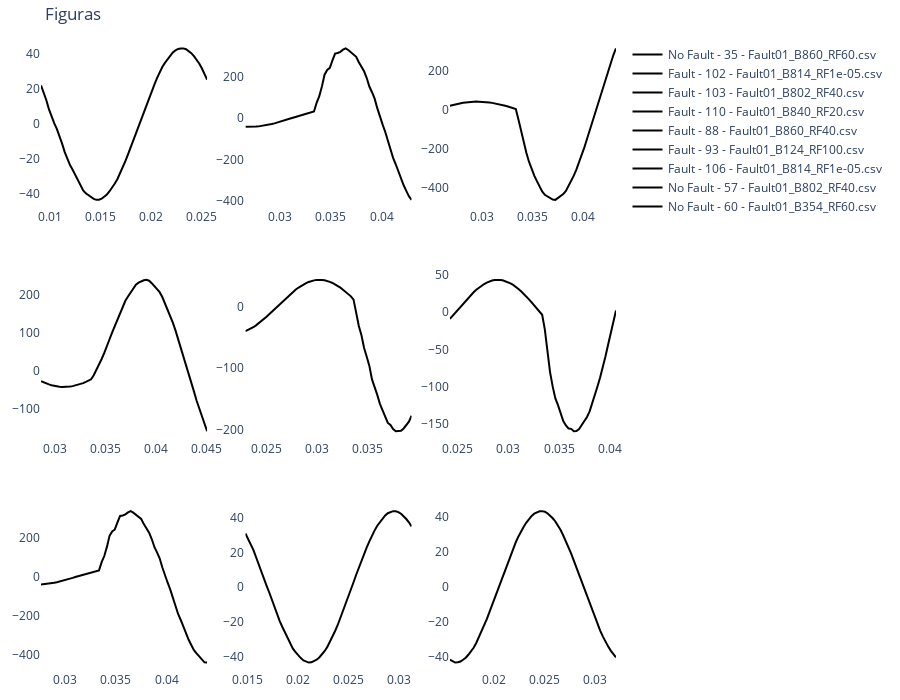

Write notebook code for a chart like this one.
### Markdown cell above
##### 6.2. Plotly Plot

### Code cell
from plotly.subplots import make_subplots
import plotly.graph_objects as go

fs = 3840
dataset_plot = Form1Dataset(
    dataset_dir, max_window_idx=max_window_idx, signal_name=signal_name, test=True
)
plot_dataloader = DataLoader(dataset_plot, batch_size=train_batch_size, shuffle=True)

dataiter = iter(plot_dataloader)
signal_windows, t_windows, labels, csv_name, index, window_idx = next(dataiter)
print(len(csv_name))
print(window_idx.shape)
print(labels.shape)
x = model(signal_windows[0:9].to(device))
x = x.detach()

# Crear Matriz de confusión
df = confussion_matrix(x, labels[0:9])
print(df)

# figure = plt.figure(figsize=(10, 10))
cols, rows = 3, 3
fig = make_subplots(rows=rows, cols=cols)

label_to_text = {
    "0": "No Fault",
    "1": "Fault",
}

for i in range(0, cols * rows):

    col = i % cols
    row = i // cols
    label = label_to_text[str(int(labels[i, 0].item()))]
    win_idx = str(window_idx[i].item())
    fig.add_trace(
        go.Scatter(
            name=f"{label} - {win_idx} - {csv_name[i]}",
            x=t_windows[i, :],
            y=signal_windows[i, :, 0],
            marker_color="black",
        ),
        row=row + 1,
        col=col + 1,
    )

fig.update_layout(
    height=700,
    width=900,
    title_text="Figuras",
    margin={"b": 20, "t": 40, "l": 20, "r": 30},
    plot_bgcolor="rgba(0,0,0,0)",
    # paper_bgcolor="whitesmoke",
)
fig.show()
